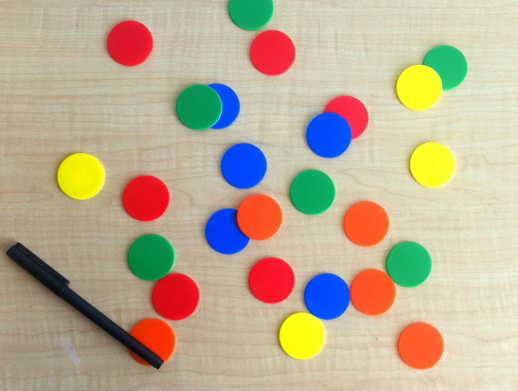
#> input picture images/chips.png, 518 x 391 px
$ jupyter execute rough_segmentatios.ipynb
#> lines starting #> are read from the running program, lines starting #| are printed output that depends on the picture; after the words box and inside, x2 and y2 are one past the last pixel; in counts of white or black regions, pixels touching at a corner belong together
[cell 1]
import numpy as np
import matplotlib.pyplot as plt
import cv2

[cell 2]
IMG_PATH = '../../images/'
CHIPS = cv2.imread(IMG_PATH + 'chips.png', cv2.IMREAD_COLOR)
#> CHIPS is the input picture: shape (391, 518, 3); mean B, G, R 148.1, 173.3, 188.3
CHIPS = cv2.cvtColor(CHIPS, cv2.COLOR_BGR2RGB)
plt.imshow(CHIPS)

[cell 3]
def segmentation(img):
#link: e
    gray = cv2.cvtColor(img,cv2.COLOR_RGB2GRAY)
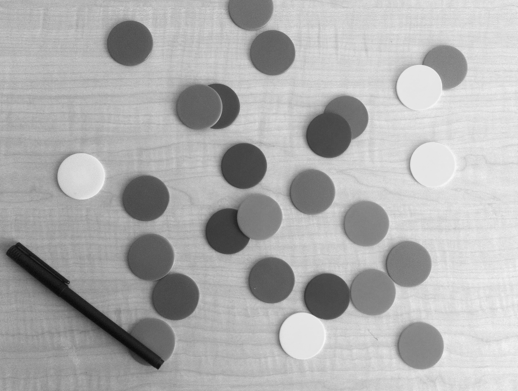
#> gray: shape (391, 518); min 10, max 247, mean 174.9
    ret, thresh = cv2.threshold(gray,0,255,cv2.THRESH_BINARY_INV+cv2.THRESH_OTSU)
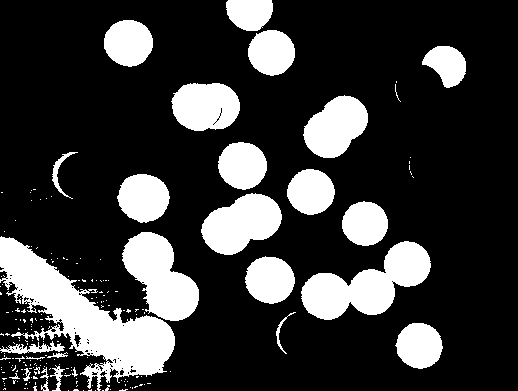
#> thresh: shape (391, 518); 22.6% white; 199 white regions (173 under 20 px), largest, box (x1, y1, x2, y2) and area: (0, 236, 175, 391) 9736, (301, 241, 431, 320) 5133, (122, 232, 199, 321) 4059
#> ret = 149

    plt.imshow(thresh)
